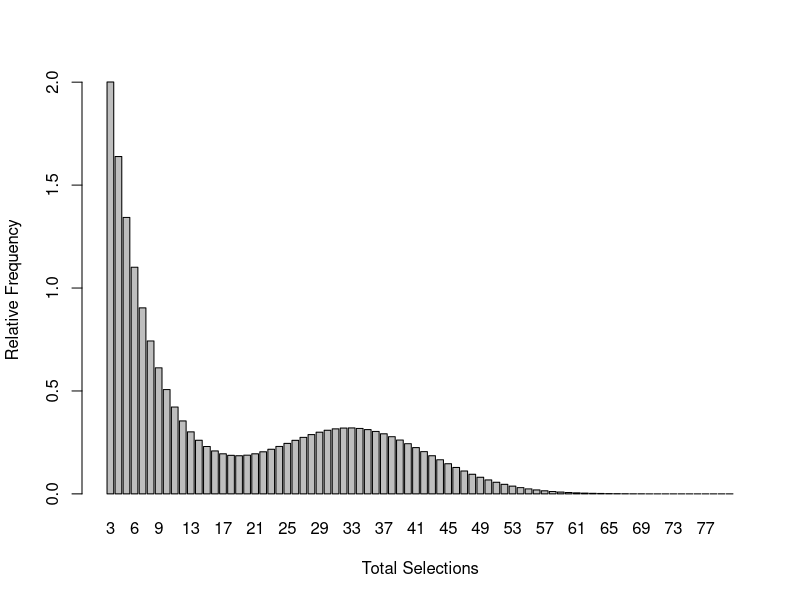
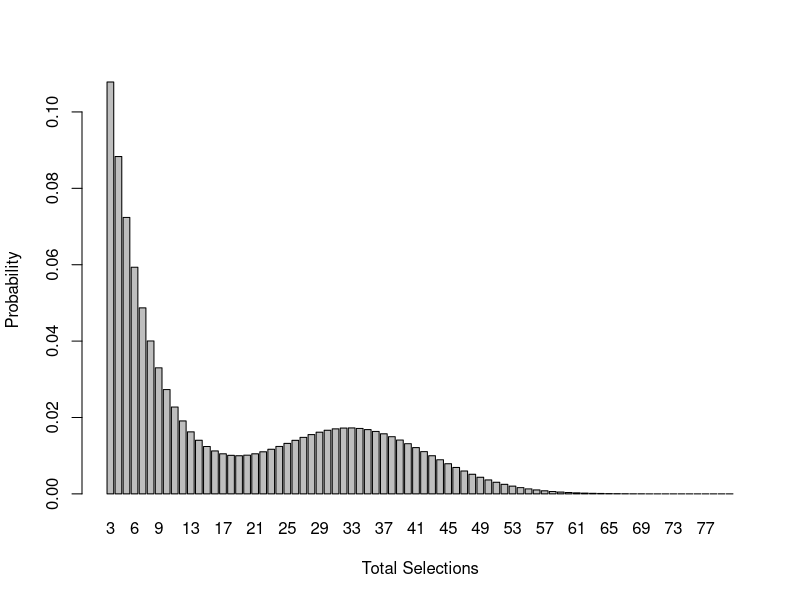
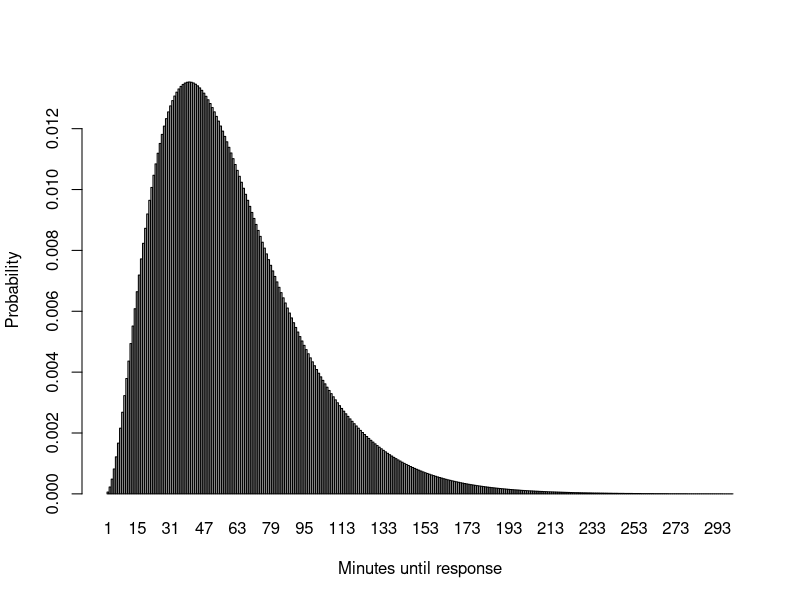

The R source for these figures, in order:
## ---- chunk 1
#Leave this as-is.
knitr::opts_chunk$set(echo = TRUE,collapse=TRUE)
if( as.numeric( paste( unlist( strsplit( paste(R.Version()$major,R.Version()$minor,sep="."),split="\\.") ),collapse="") ) < 421 ) { 
  stop("You must have R version 4.2.1 or later to knit this document")}
RNGversion("4.2.1")
## ---- chunk 2
sum = 0;
for (i in seq(from = 10, to = 982, by= 3)) {
  sum = sum + (i + 22)
}
sum
## ---- chunk 3
sumB = 0;
for (i in 1:500000) {
  sumB = sumB + (-1)^(i - 1) * ((i + 1) / (1 + i ^ 2))
}
sumB
## ---- chunk 4
# needs to be 1 since we are doing product instead of sum
sumC = 1;
for (i in 1:999) {
  # if it's an odd number, then we can use this here
  if (i %% 2 == 1) sumC = sumC * ((i + 1) / i)
}
sumC
## ---- chunk 5
x <- 3:80 
shape <-  2*exp(-(x-3)/5) + 0.01*x*exp( -(x-30)^2 / 200 )
barplot(shape,names.arg=x,xlab="Total Selections",ylab="Relative Frequency")
## ---- chunk 6
# scaling it to probabilities
p = shape / sum(shape)

# sum of p = 1
sum(p)

# p[30]
p[30]

# barplot
barplot(p,names.arg=x,xlab="Total Selections",ylab="Probability")
## ---- chunk 7
#P(X=3)
sum(p[which(x == 3)])

#P(X > 40)
sum(p[which(x > 40)])

#P(X is between 10 and 20 inclusive)
sum(p[which(x >= 10 & x <= 20)])

#P(X is an odd number)
sum(p[which(x %% 2 == 1)])

#P( X is at most 10 or  15-20 or at least 45 )
sum(p[which(x <= 10 | (x >= 15 & x <= 20) | x >= 45)])
## ---- chunk 8
x = 1:300
p = (1 / 16000) * ((x^2) * (exp(-x/20)))
sum(p)
barplot(p, names.arg=x, xlab="Minutes until response", ylab="Probability")
## ---- chunk 9
sum(p[which(x >= (2 * 60))])
## ---- chunk 10
#2 purchases
dpois(2, 0.9)

#Average number of purchases
# this answer would be 0 because someone can't make a decimal number of purchases.


#4 or more purchases
1 - ppois(3, 0.9)
## ---- chunk 11
#Exactly 60


1 - pbinom(22, 25, 0.8)
#Between 48-56 inclusive


#50 or fewer
1-ppois(4,4.3)
## ---- chunk 12
#Last flyer to the 6th person you ask
dgeom(6, 1 - 0.935)

#Last flyer to person 4-9 inclusive (2 different ways to do it)
sum(dgeom(4:9, c(1 - 0.935,1 - 0.935,1 - 0.935,1 - 0.935,1 - 0.935, 1 - 0.935)))
pgeom(9, 1- 0.935) - pgeom(3, 1 - 0.935)

#More than 20 people
sum(1 - pgeom(20, 1- .935))
## ---- chunk 13
#Make at most 10 RMT sales before account gets banned. 
pnbinom(7, 3, .20)

#Make at least 30 RMT sales
# 1 - at most 29 = at least 30, 29 - 3 = 26
1- pnbinom(26, 3, .20)
## ---- chunk 14
pnbinom(1, 1, .65)
## ---- chunk 15
pnbinom(2, 1, .65)
## ---- chunk 16

## ---- chunk 17

